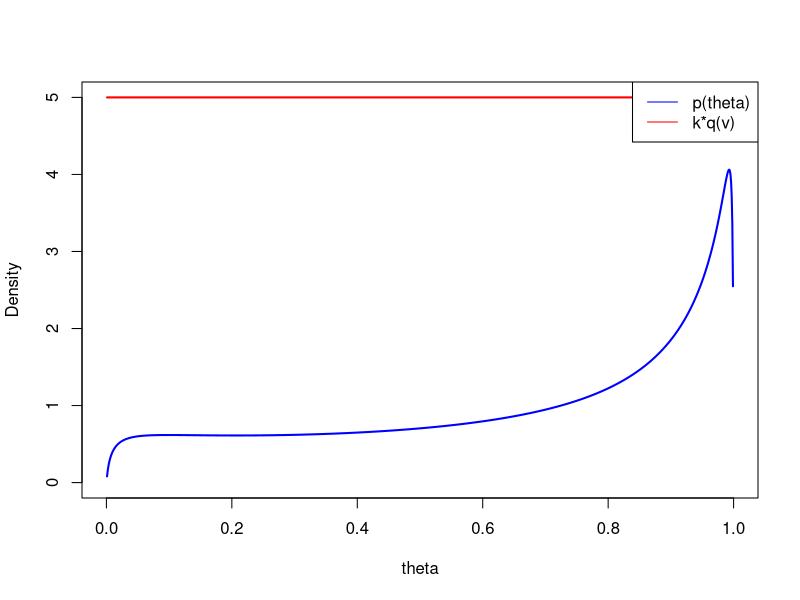
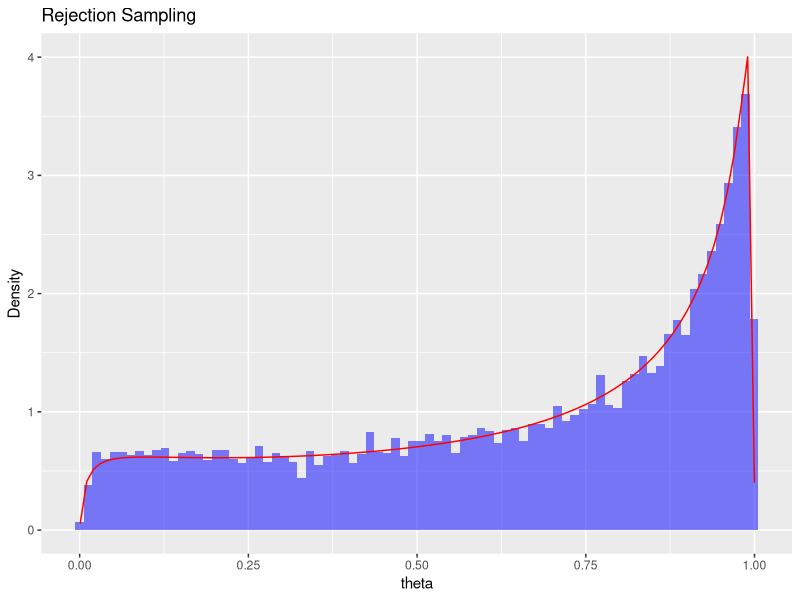
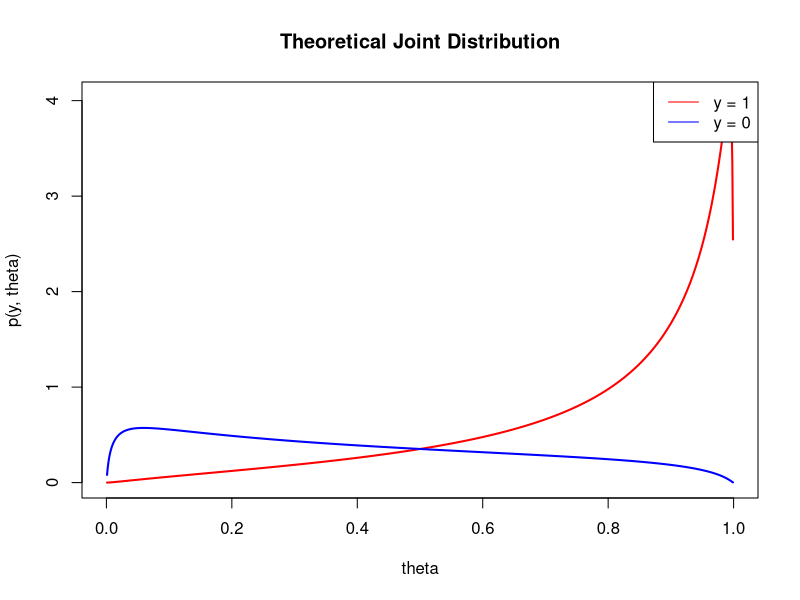
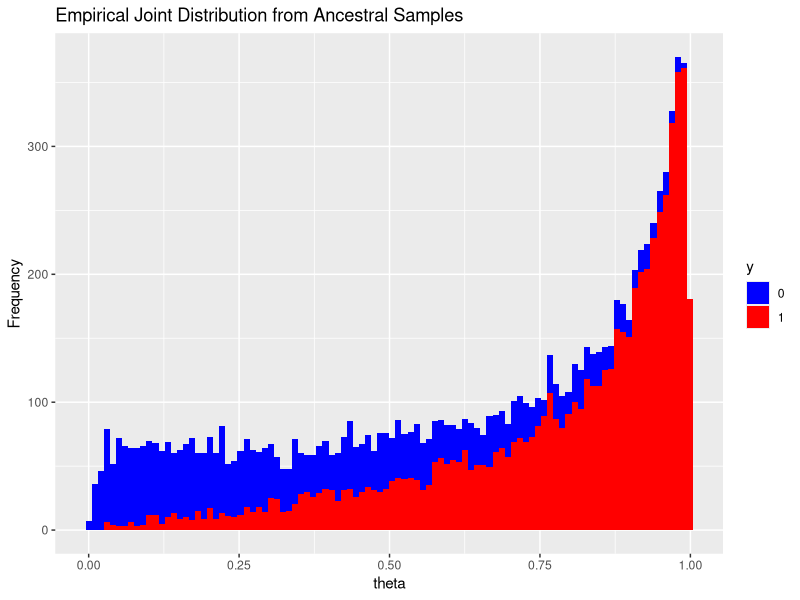
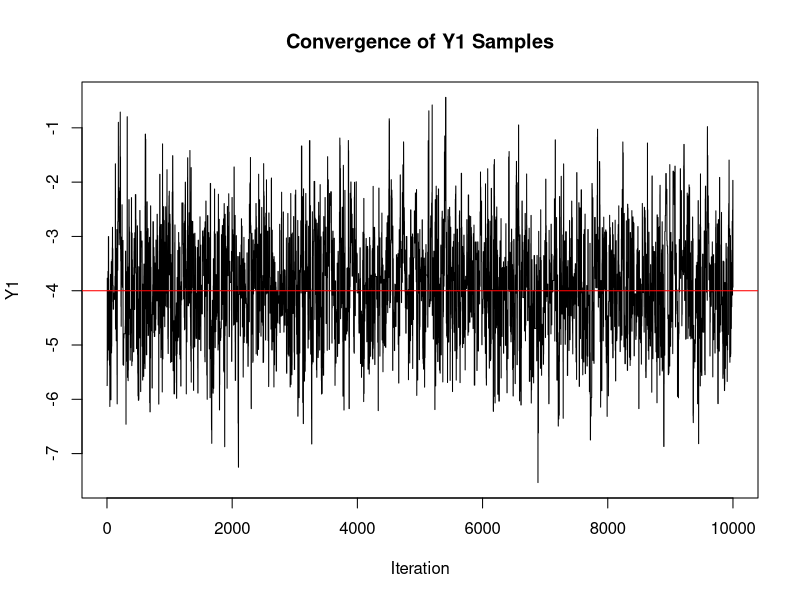
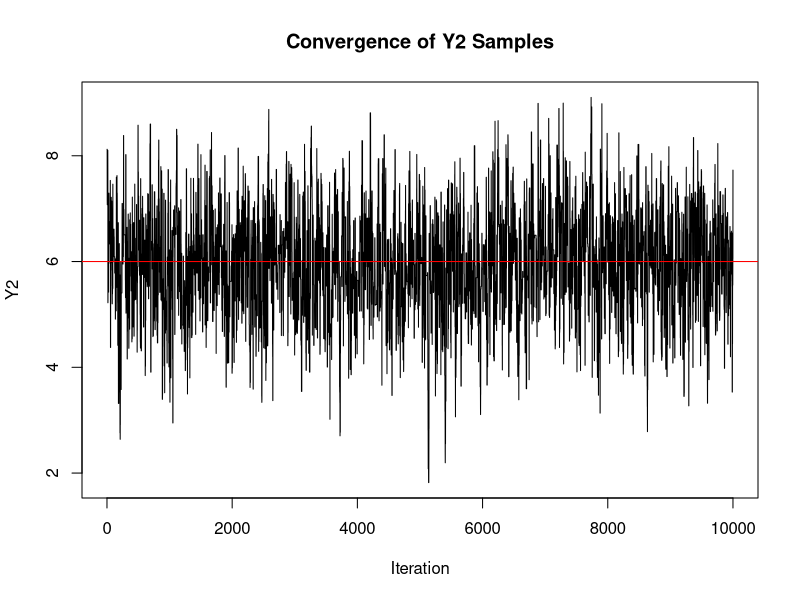
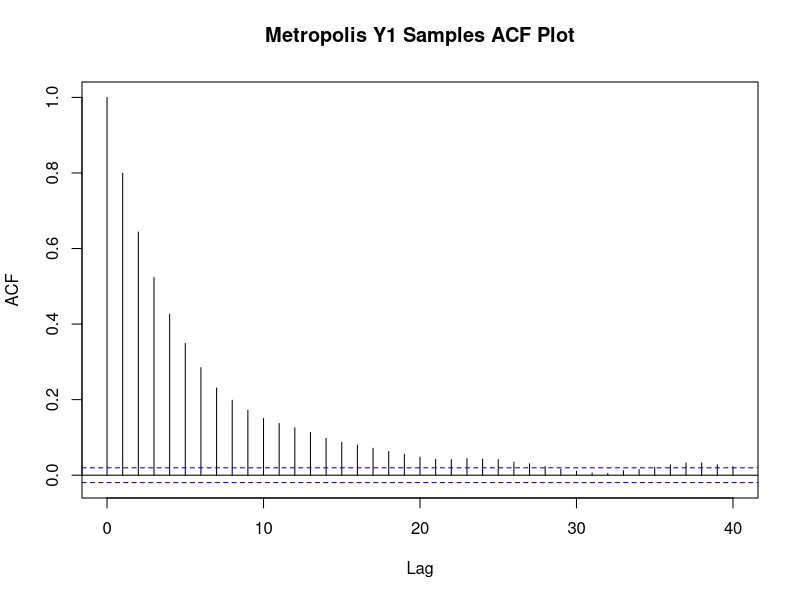
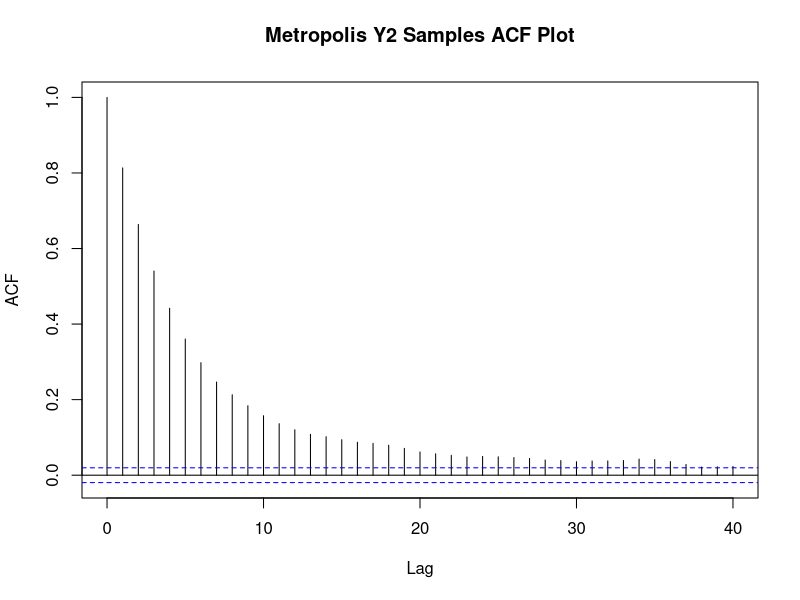

Write R code to recreate these figures, in order.
## ---- chunk 1
knitr::opts_chunk$set(echo = TRUE)
library(ggplot2)
## ---- chunk 2
set.seed(42)

mu <- 1
sigma <- 2

p <- function(theta) {
  logit_theta <- log(theta / (1 - theta))
  (1 / (sqrt(2 * pi) * sigma)) * exp(-(logit_theta - mu)^2 / (2 * sigma^2)) / (theta * (1 - theta))
}

q <- function(v) {
  dbeta(v, 1, 1)
}

k <- 5
theta_vals <- seq(0.001, 0.999, length.out = 1000)
p_vals <- p(theta_vals)
kq_vals <- k * q(theta_vals)

plot(theta_vals, p_vals, type = "l", col = "blue", lwd = 2,
     ylim = c(0, max(kq_vals)), ylab = "Density", xlab = "theta")
lines(theta_vals, kq_vals, col = "red", lwd = 2)
legend("topright", legend = c("p(theta)", "k*q(v)"), col = c("blue", "red"), lty = 1)
## ---- chunk 3
rejection_sampling <- function(n) {
  samples <- c()
  while(length(samples) < n) {
    v <- rbeta(1, 1, 1)
    if (k * q(v) * runif(1) < p(v)) {
      samples <- c(samples, v)
    }
  }
  return(samples)
}

theta_samples <- rejection_sampling(10000)
## ---- chunk 4
ggplot(data = data.frame(theta_samples), aes(x = theta_samples)) +
  geom_histogram(aes(y = after_stat(density)), bins = 80, fill = "blue", alpha = 0.5) +
  stat_function(fun = p, col = "red") +
  labs(title = "Rejection Sampling",
       x = "theta", y = "Density")
## ---- chunk 5
set.seed(42)

y_samples <- rbinom(length(theta_samples), size = 1, prob = theta_samples)

p_joint_y0 <- (1 - theta_vals) * p(theta_vals)
p_joint_y1 <- theta_vals * p(theta_vals)

plot(theta_vals, p_joint_y1, type = "l", col = "red", lwd = 2,
     ylim = c(0, max(p_joint_y0, p_joint_y1)),
     xlab = "theta", ylab = "p(y, theta)",
     main = "Theoretical Joint Distribution")
lines(theta_vals, p_joint_y0, col = "blue", lwd = 2)
legend("topright", legend = c("y = 1", "y = 0"), col = c("red", "blue"), lty = 1)
## ---- chunk 6
joint_df <- data.frame(theta = theta_samples, y = as.factor(y_samples))

ggplot(joint_df, aes(x = theta, fill = y)) +
  geom_histogram(position = "stack", bins = 100) +
  scale_fill_manual(values = c("blue", "red")) +
  labs(title = "Empirical Joint Distribution from Ancestral Samples",
       x = "theta", y = "Frequency")
## ---- chunk 7
library(mvtnorm)

p <- function(y, mu, Sigma) {
  dmvnorm(y, mean = mu, sigma = Sigma)
}

gaussian_metropolis <- function(n, mu, Sigma, sigma = 2, burn = 0.18) {
  samples <- list()
  y1 <- mu[1]
  y2 <- mu[2]
  total_samples = floor(n / (1 - burn))
  m = as.integer(total_samples * burn)
  accepted <- 0

  while(length(samples) < total_samples) {
    y1_prop <- rnorm(1, y1, sigma)
    y2_prop <- rnorm(1, y2, sigma)
    alpha <- p(c(y1_prop, y2_prop), mu, Sigma) / p(c(y1, y2), mu, Sigma)

    if (runif(1) < alpha) {
      y1 <- y1_prop
      y2 <- y2_prop
      accepted <- accepted + 1
    }
    samples[[length(samples) + 1]] <- c(y1, y2)
  }

  acceptance_rate <- accepted / total_samples
  cat(sprintf('Acceptance rate: %.3f\n', acceptance_rate))

  samples <- do.call(rbind, samples)
  samples <- samples[(m + 1):nrow(samples), ]

  return(samples)
}
## ---- chunk 8
set.seed(42)

mu_target <- c(-4, 6)
Sigma_target <- matrix(c(1, -0.6, -0.6, 1), nrow = 2, byrow = TRUE)

samples <- gaussian_metropolis(10000, mu_target, Sigma_target, sigma = 1.5)
## ---- chunk 9
plot(samples[, 1], type = "l", main = "Convergence of Y1 Samples",
     xlab = "Iteration", ylab = "Y1")
abline(h = mu_target[1], col = "red", lwd = 1)

plot(samples[, 2], type = "l", main = "Convergence of Y2 Samples",
     xlab = "Iteration", ylab = "Y2")
abline(h = mu_target[2], col = "red", lwd = 1)
## ---- chunk 10
acf(samples[, 1], main = "Metropolis Y1 Samples ACF Plot")
acf(samples[, 2], main = "Metropolis Y2 Samples ACF Plot")
## ---- chunk 11
print(colMeans(samples))
print(cov(samples))
## ---- chunk 12
set.seed(42)

y_obs <- c(-2, 1)
rho <- -0.6

gibbs_sampling <- function(n, burn = 0.18) {
  total_samples = floor(n / (1 - burn))
  m = floor(total_samples * burn)
  samples <- matrix(0, nrow = total_samples, ncol = 2)
  mu1 <- 0
  mu2 <- 0

  for(i in 1:total_samples) {
    mu1 <- rnorm(1, y_obs[1] + rho * (mu2 - y_obs[2]), sqrt(1 - rho^2))
    mu2 <- rnorm(1, y_obs[2] + rho * (mu1 - y_obs[1]), sqrt(1 - rho^2))
    samples[i, ] <- c(mu1, mu2)
  }

  return(samples[(m + 1):total_samples, ])
}

samples_gibbs <- gibbs_sampling(10000)
## ---- chunk 13
plot(samples_gibbs[, 1], type = "l", main = "Convergence of mu1 Samples",
     xlab = "Iteration", ylab = "mu1")
abline(h = y_obs[1], col = "red", lwd = 1)

plot(samples_gibbs[, 2], type = "l", main = "Convergence of mu2 Samples",
     xlab = "Iteration", ylab = "mu2")
abline(h = y_obs[2], col = "red", lwd = 1)
## ---- chunk 14
acf(samples_gibbs[, 1], main = "Gibbs mu1 Samples ACF Plot")
acf(samples_gibbs[, 2], main = "Gibbs mu2 Samples ACF Plot")
## ---- chunk 15
true_mean <- y_obs
true_Sigma <- matrix(c(1, rho, rho, 1), nrow = 2, byrow = TRUE)

print(colMeans(samples_gibbs))
print(true_mean)

print(cov(samples_gibbs))
print(true_Sigma)
